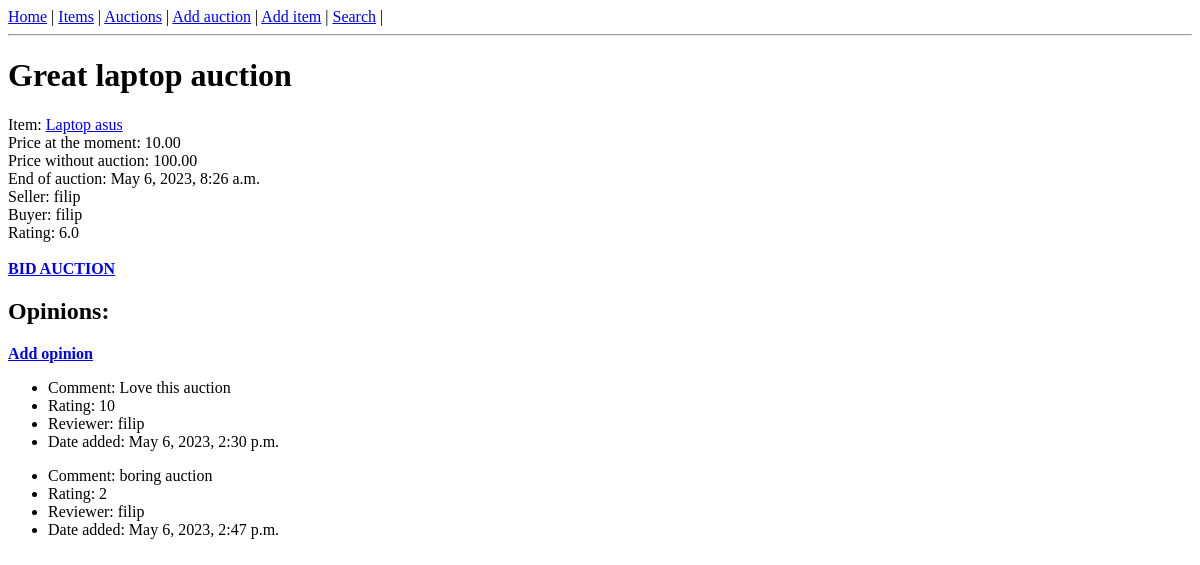
The page /auction/1 on the database as committed earlier.
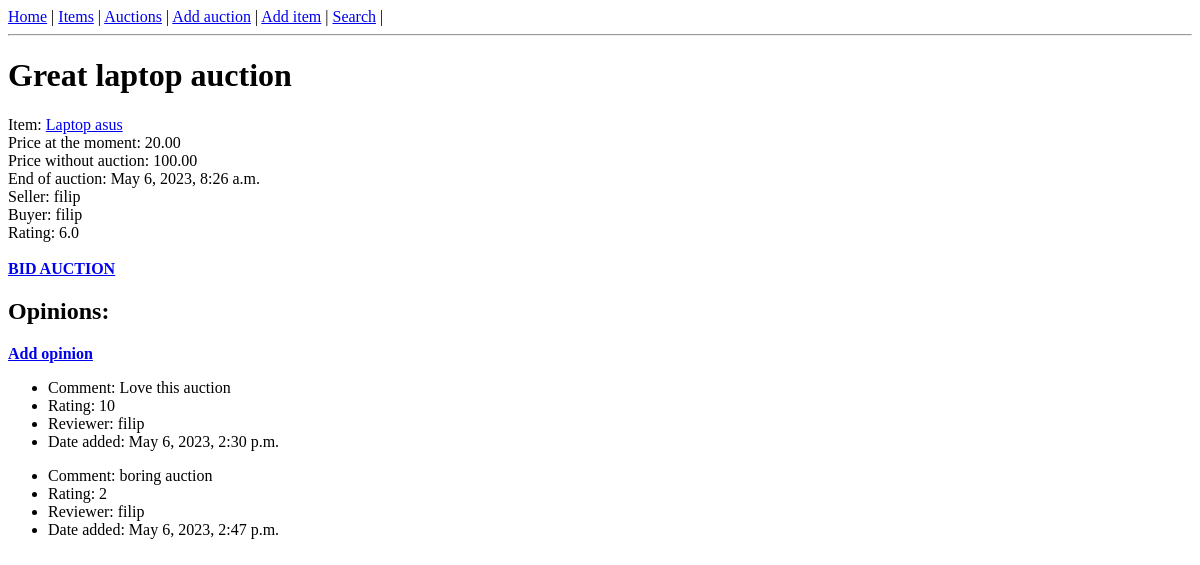
The same page on the database as committed later.
### auctions/models.py (models this page shows, shortened)
class Auction(models.Model):
    name = models.CharField(max_length=255)
    item = models.ForeignKey(Item, on_delete=models.CASCADE)
    min_price = models.DecimalField(max_digits=10, decimal_places=2)
    buy_now_price = models.DecimalField(max_digits=10, decimal_places=2, null=True, blank=True)
    end_date = models.DateTimeField()
    seller = models.ForeignKey(User, on_delete=models.CASCADE, related_name='seller')
    buyer = models.ForeignKey(User, on_delete=models.CASCADE, blank=True, related_name='buyer', null=True)

class Item(models.Model):
    name = models.CharField(max_length=64)
    description = models.TextField()
    image = models.ImageField(null=True, blank=True, upload_to='images/')
    category = models.ForeignKey(Category, on_delete=models.CASCADE)

### auctions/views.py (the view)
# urls.py: path('auction/<int:pk>', auctions.AuctionDetails.as_view()),
class AuctionDetails(View):
    template_name = 'auctions/auction_detail.html'
    def get(self, request, *args, **kwargs):
        pk = kwargs['pk']   # Get the primary key of the auction from the URL
        auction = Auction.objects.get(pk=pk)
        opinions = auction.opinion_set.all()
        ratings = []
        for opinion in opinions:
            ratings.append(opinion.rating)  # Get every rating from opinion
        average_rate = average_rating(ratings)  # Count average rating
        context = {
            'auction': auction,
            'opinions': opinions,
            'average_rating': average_rate,
        }
        return render(request, self.template_name, context)

### auctions/utils.py (called while the page is built)
def average_rating(ratings):
    if len(ratings) == 0:
        return None
    ratings_sum = 0
    for rating in ratings:
        ratings_sum += rating
    return ratings_sum / len(ratings)

### auctions/templates/auctions/auction_detail.html (shortened to what this page needs)
{% extends 'auctions/base_template.html' %}
{% block content %}
<h1>{{ auction.name }}</h1>
Item: <a href="/items/{{ auction.item.id }}">{{ auction.item.name }}</a> <br>
Price at the moment: {{ auction.min_price }} <br>
{% if auction.buy_now_price %}
Price without auction: {{ auction.buy_now_price }} <br>
{% endif %}
End of auction: {{ auction.end_date }}<br>
Seller: {{ auction.seller }} <br>
Buyer: {{ auction.buyer }}<br>
Rating: {{ average_rating }} <br><br>
<a href="/bid-auction/{{ auction.id }}"><b>BID AUCTION</b></a>
<h2>Opinions:</h2>
<a href="/add-opinion/{{ auction.id }}"><b>Add opinion</b></a>
{% for opinion in opinions %}
<ul>
    <li>Comment: {{ opinion.comment }}</li>
    <li>Rating: {{ opinion.rating }}</li>
    <li>Reviewer: {{ opinion.reviewer }}</li>
    <li>Date added: {{ opinion.date_created }}</li>
</ul>
{% endfor %}
{% endblock %}

Rows that differ between the two databases and show on the page:
changed Auction "Great laptop auction": min_price "10.00" → "20.00"
